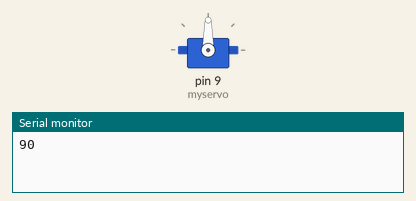
Recording of a sketch running on a simulated Arduino Uno, built with avr-gcc and run on an emulated ATmega328P. On the bench: servo, the last lines printed to the serial monitor.

Above: at 0.05 s.
At 3.0 s:
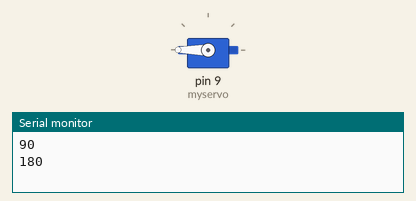
At 6.0 s:
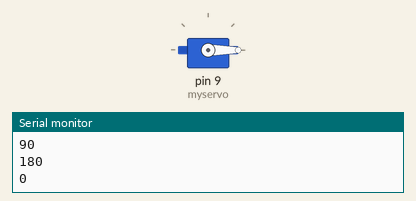
Timing chart, 0 to 7.8 s (numbered marks = the images above):
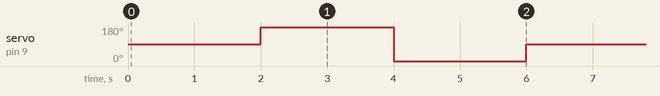

Measured:
- by itself, servo on pin 9 (myservo): repeats every 6.0 s: 0° 2.0 s, 90° 2.0 s, 180° 2.0 s

The sketch:

servo_test.ino
```cpp
// rc_servo_sample1

#include <Servo.h>

Servo myservo;

int pos = 0;

void setup() {
  Serial.begin(9600);
  myservo.attach( 9 );
}

void loop() {
//  for ( pos = 0; pos < 180; pos += 1 ) {
//    myservo.write( pos );
//    delay( 15 );
//  }
//  for ( pos = 180; pos > 0; pos -= 1 ) {
//    myservo.write( pos );
//    delay( 15 );
//  }

 myservo.write( 90 );
 Serial.println(90);
 delay(2000);


 myservo.write( 180 );
 Serial.println(180);
 delay(2000);

 myservo.write( 0 );
 Serial.println(0);
 delay(2000);


}
```
